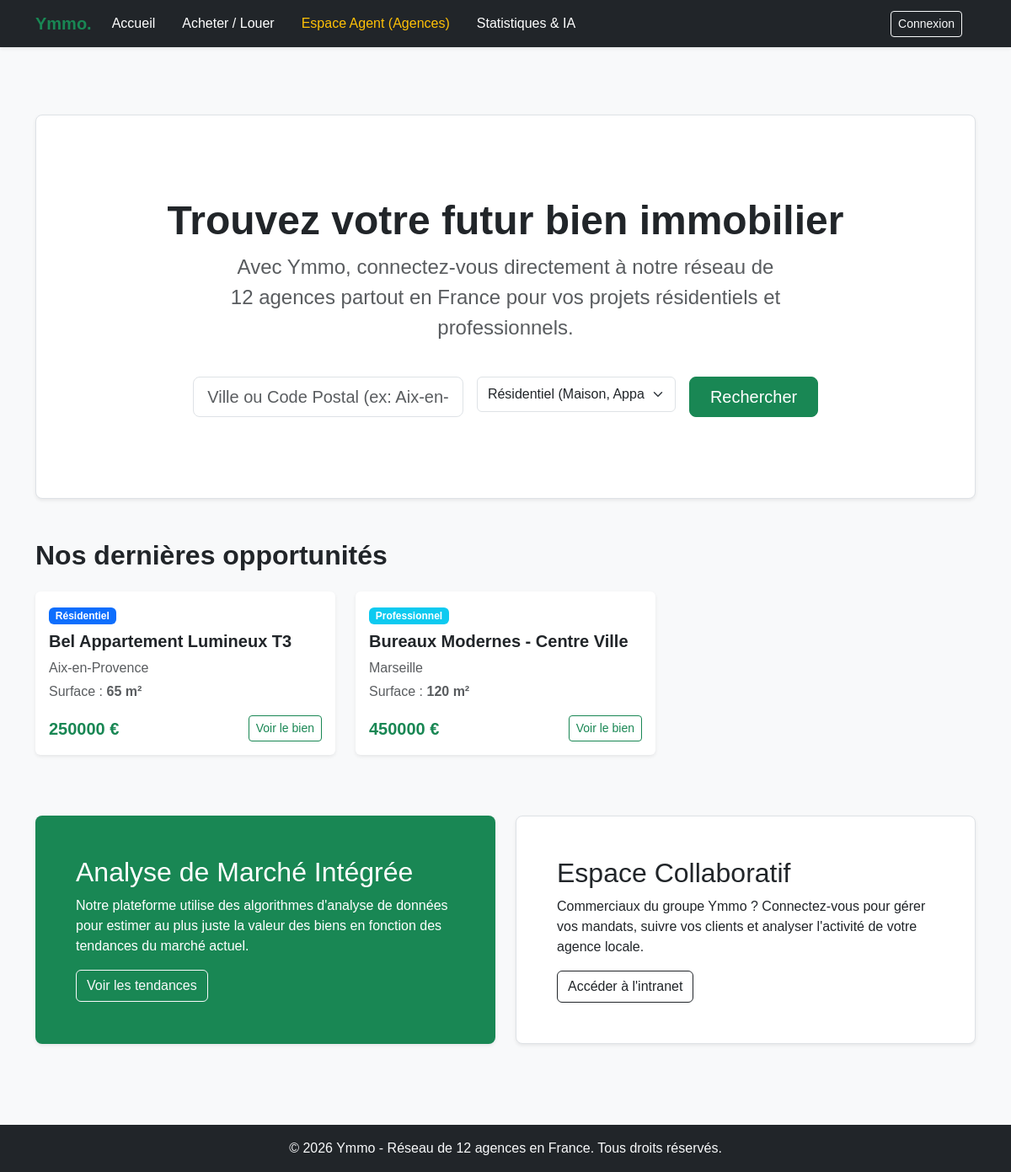
Before: / with the older database file.
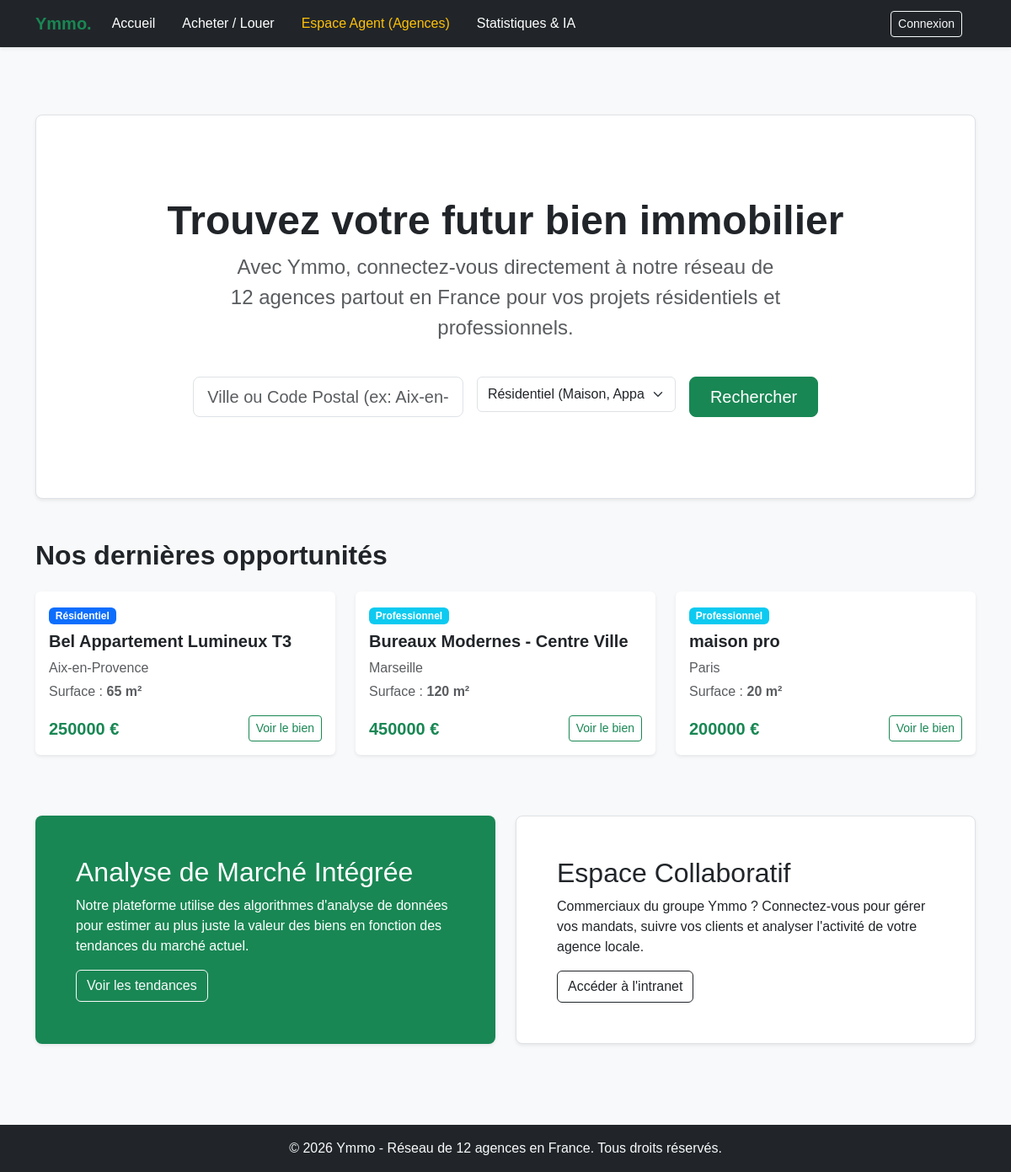
After: the same page with the newer database file.
### app/models.py (models this page shows)
class BienImmobilier(db.Model):
    __tablename__ = 'bien_immobilier'
    id_bien = db.Column(db.Integer, primary_key=True)
    titre = db.Column(db.String(150), nullable=False)
    type_bien = db.Column(db.String(50), nullable=False) # 'Résidentiel' ou 'Professionnel' [cite: 63]
    statut = db.Column(db.String(50), nullable=False)     # 'A vendre' ou 'A acheter' [cite: 64]
    prix = db.Column(db.Integer, nullable=False)
    surface_m2 = db.Column(db.Integer, nullable=False)
    ville = db.Column(db.String(100), nullable=False)
    date_creation = db.Column(db.DateTime, default=datetime.utcnow)
    id_commercial = db.Column(db.Integer, db.ForeignKey('utilisateur.id_utilisateur'), nullable=False)

### app/routes/main.py (the view)
@main_bp.route('/')
def index():
    ville_recherche = request.args.get('ville', '').strip()
    type_recherche = request.args.get('type_bien', '')
    query = BienImmobilier.query
    if ville_recherche:
        query = query.filter(BienImmobilier.ville.ilike(f"%{ville_recherche}%"))
    if type_recherche:
        query = query.filter_by(type_bien=type_recherche)
    liste_biens = query.all()
    return render_template('index.html', biens=liste_biens, ville_recherche=ville_recherche, type_recherche=type_recherche)

### app/templates/index.html (shortened to what this page needs)
{% extends 'base.html' %}
{% block content %}
<div class="p-5 mb-4 bg-white rounded-3 shadow-sm border">
    <div class="container-fluid py-5 text-center">
        <h1 class="display-5 fw-bold text-dark">Trouvez votre futur bien immobilier</h1>
        <p class="col-md-8 fs-4 mx-auto text-muted">Avec Ymmo, connectez-vous directement à notre réseau de 12 agences
            partout en France pour vos projets résidentiels et professionnels.</p>
        <form class="row g-3 justify-content-center mt-4">
            <div class="col-md-4">
                <input type="text" class="form-control form-control-lg"
                    placeholder="Ville ou Code Postal (ex: Aix-en-Provence)...">
            </div>
            <div class="col-md-3">
                <select class="form-select form-control-lg">
                    <option value="Résidentiel">Résidentiel (Maison, Appartement)</option>
                </select>
            </div>
            <div class="col-md-2">
                <button type="submit" class="btn btn-success btn-lg w-100">Rechercher</button>
            </div>
        </form>
    </div>
</div>
<div class="container my-5 px-0">
    <div class="d-flex justify-content-between align-items-center mb-4">
        <h2 class="fw-bold text-dark mb-0">Nos dernières opportunités</h2>
    </div>
    <div class="row">
        {% for bien in biens %}
        <div class="col-md-4 mb-4">
            <div class="card h-100 shadow-sm border-0">
                <div class="card-body">
                    <span
                        class="badge {% if bien.type_bien == 'Résidentiel' %}bg-primary{% else %}bg-info{% endif %} mb-2">
                        {{ bien.type_bien }}
                    </span>
                    <h5 class="card-title fw-bold text-dark">{{ bien.titre }}</h5>
                    <p class="card-text text-muted mb-1"> {{ bien.ville }}</p>
                    <p class="card-text text-muted">Surface : <strong>{{ bien.surface_m2 }} m²</strong></p>
                    <div class="d-flex justify-content-between align-items-center mt-3">
                        <span class="text-success fw-bold fs-5">{{ bien.prix }} €</span>
                        <a href="#" class="btn btn-outline-success btn-sm">Voir le bien</a>
                    </div>
                </div>
            </div>
        </div>
        {% else %}
        <div class="col-12 text-center py-4 bg-white rounded-3 border">
            <p class="text-muted mb-0">Aucun bien immobilier n'est disponible pour le moment.</p>
        </div>
        {% endfor %}
    </div>
</div>
<div class="row align-items-md-stretch mt-4">
    <div class="col-md-6 mb-3">
        <div class="h-100 p-5 text-white bg-success rounded-3 shadow-sm">
            <h2>Analyse de Marché Intégrée</h2>
            <p>Notre plateforme utilise des algorithmes d'analyse de données pour estimer au plus juste la valeur des
                biens en fonction des tendances du marché actuel.</p>
            <button class="btn btn-outline-light" type="button">Voir les tendances</button>
        </div>
    </div>
    <div class="col-md-6 mb-3">
        <div class="h-100 p-5 bg-white border rounded-3 shadow-sm">
            <h2>Espace Collaboratif</h2>
            <p>Commerciaux du groupe Ymmo ? Connectez-vous pour gérer vos mandats, suivre vos clients et analyser
                l'activité de votre agence locale.</p>
            <button class="btn btn-outline-dark" type="button">Accéder à l'intranet</button>
        </div>
    </div>
</div>
{% endblock %}

### app/templates/base.html (shortened to what this page needs)
<!DOCTYPE html>
<html lang="fr">
<head>
    <link href="https://cdn.jsdelivr.net/npm/bootstrap@5.3.0/dist/css/bootstrap.min.css" rel="stylesheet">
    <link rel="stylesheet" href="{{ url_for('static', filename='css/style.css') }}">
</head>
<body class="bg-light">
    <nav class="navbar navbar-expand-lg navbar-dark bg-dark shadow-sm">
        <div class="container">
            <a class="navbar-brand fw-bold text-success" href="{{ url_for('main.index') }}">Ymmo.</a>
            <div class="collapse navbar-collapse" id="navbarNav">
                <ul class="navbar-nav me-auto">
                    <li class="nav-item">
                        <a class="nav-link active" href="{{ url_for('main.index') }}">Accueil</a>
                    </li>
                    <li class="nav-item">
                        <a class="nav-link text-white" href="{{ url_for('main.index') }}">Acheter / Louer</a>
                    </li>
                    <li class="nav-item">
                        <a class="nav-link text-warning" href="#">Espace Agent (Agences)</a>
                    </li>
                    <li class="nav-item">
                        <a class="nav-link text-white" href="{{ url_for('main.stats') }}">Statistiques & IA</a>
                    </li>
                </ul>
                <div class="d-flex">
                    <a href="{{ url_for('auth.login') }}" class="btn btn-outline-light btn-sm">Connexion</a>
                </div>
            </div>
        </div>
    </nav>
    <main class="container my-5">
        {% block content %}
        {% endblock %}
    </main>
    <footer class="bg-dark text-light text-center py-3 mt-auto">
        <div class="container">
            <p class="mb-0">&copy; 2026 Ymmo - Réseau de 12 agences en France. Tous droits réservés.</p>
        </div>
    </footer>
</body>
</html>

### app/static/css/style.css (style rules this page uses)
body { font-family: Arial, sans-serif; line-height: 1.5; margin: 0; padding: 0; }
nav a { color: white; margin-right: 1rem; text-decoration: none; }
main { padding: 2rem; }
footer { padding: 1rem; text-align: center; background: #f5f5f5; }

Changed rows visible on the page:
added BienImmobilier: type_bien "Professionnel", titre "maison pro", ville "Paris", surface_m2 "20", prix "200000"
